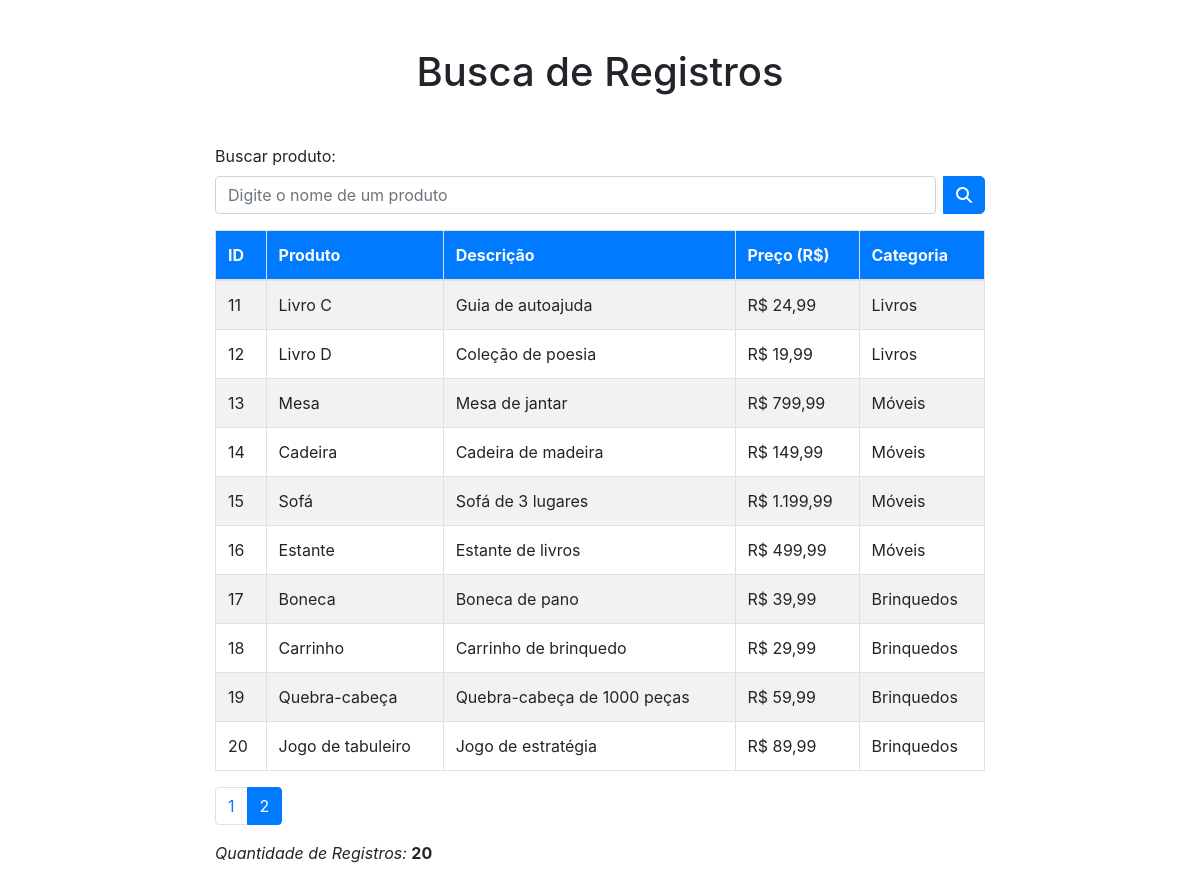
Screenshot of /?page=2 with the database file from the repository.
### tables this page shows
CREATE TABLE `produtos` (
  `id` int NOT NULL AUTO_INCREMENT,
  `nome` varchar(255) NOT NULL,
  `descricao` text,
  `preco` decimal(10,2) NOT NULL,
  `categoria_id` int DEFAULT NULL,
  PRIMARY KEY (`id`),
  KEY `categoria_id` (`categoria_id`),
  CONSTRAINT `produtos_ibfk_1` FOREIGN KEY (`categoria_id`) REFERENCES `categorias` (`id`)
);

CREATE TABLE `categorias` (
  `id` int NOT NULL AUTO_INCREMENT,
  `nome` varchar(255) NOT NULL,
  PRIMARY KEY (`id`)
);

### index.php (the view, shortened to what this page needs)
<?php require_once("templates/table.php");
?>
<!DOCTYPE html>
<html lang="pt-BR">
<head>
    <link rel="stylesheet" href="https://stackpath.bootstrapcdn.com/bootstrap/4.5.0/css/bootstrap.min.css">
    <link rel="stylesheet" href="https://cdnjs.cloudflare.com/ajax/libs/font-awesome/6.5.2/css/all.min.css" />
</head>
<body>
<h1 class="text-center mt-5">Busca de Registros</h1>
<div class="container mt-5">
    <form action="busca.php" method="get">
        <label>Buscar produto:</label>
        <div class="input-group">
            <input type="text" class="form-control" name="busca" style="border-radius: 4px;" placeholder="Digite o nome de um produto">
            <div class="input-group-append">
                <button type="submit" class="btn btn-primary ml-2" ><i class="fas fa-search" ></i></button>
            </div>
        </div>
    </form>
    <?php
    if (isset($_GET['busca_result'])) {
        $buscar_item = json_decode(urldecode($_GET['busca_result']), true);
        if (!empty($buscar_item)) {
            ?>
            <table class="table table-bordered table-striped table-condensed mt-3">
                <thead class="bg-primary text-light">
                    <tr>
                        <th scope="col">ID</th>
                        <th scope="col">Produto</th>
                        <th scope="col">Descrição</th>
                        <th scope="col">Preço (R$)</th>
                        <th scope="col">Categoria</th>
                    </tr>
                </thead>
                <tbody>
                    <?php foreach ($buscar_item as $item): ?>
                    <tr>
                        <td><?= $item["id"] ?></td>
                        <td><?= $item["produto"] ?></td>
                        <td><?= $item["descricao"] ?></td>
                        <td>R$ <?= number_format($item["preco"], 2, ',', '.') ?></td>
                        <td><?= $item["categoria"] ?></td>
                    </tr>
                    <?php endforeach; ?>
                </tbody>
            </table>
            <nav aria-label="Page navigation example">
                <ul class="pagination">
                    <?php paginate($total_pages, $page); ?>
                </ul>
            </nav>
            <p><i>Quantidade de Registros:</i> <b><?= $_GET['busca_result'] ? count($buscar_item): $total_records ?></b></p>
            <?php
        } else {
            ?>
            <div class="alert alert-info mt-3">
                <p>Nenhum resultado encontrado.</p>
            </div>
            <?php
        }
    } else {
        ?>
        <table class="table table-bordered table-striped table-condensed mt-3">
            <thead class="bg-primary text-light">
                <tr>
                    <th scope="col">ID</th>
                    <th scope="col">Produto</th>
                    <th scope="col">Descrição</th>
                    <th scope="col">Preço (R$)</th>
                    <th scope="col">Categoria</th>
                </tr>
            </thead>
            <tbody>
                <?php foreach ($paginated_table as $tabela): ?>
                <tr>
                    <td><?= $tabela["id"] ?></td>
                    <td><?= $tabela["produto"] ?></td>
                    <td><?= $tabela["descricao"] ?></td>
                    <td>R$ <?= number_format($tabela["preco"], 2, ',', '.') ?></td>
                    <td><?= $tabela["categoria"] ?></td>
                </tr>
                <?php endforeach; ?>
            </tbody>
        </table>
        <nav aria-label="Page navigation example">
    <ul class="pagination pagination-info">
    </ul>
</nav>
<p><i>Quantidade de Registros:</i> <b><?=  $total_records?></b></p>
        <?php
    }
    ?>
</div>
</body>
</html>

### index.php (style rules this page uses)
.container { width: 800px; }
.btn-primary { border-radius: 5px; }

### rows the page displays
produtos: id "11", nome "Livro C", descricao "Guia de autoajuda", preco "24,99", categoria.nome "Livros"
produtos: id "12", nome "Livro D", descricao "Coleção de poesia", preco "19,99", categoria.nome "Livros"
produtos: id "13", nome "Mesa", descricao "Mesa de jantar", preco "799,99", categoria.nome "Móveis"
produtos: id "14", nome "Cadeira", descricao "Cadeira de madeira", preco "149,99", categoria.nome "Móveis"
produtos: id "15", nome "Sofá", descricao "Sofá de 3 lugares", preco "1.199,99", categoria.nome "Móveis"
produtos: id "16", nome "Estante", descricao "Estante de livros", preco "499,99", categoria.nome "Móveis"
produtos: id "17", nome "Boneca", descricao "Boneca de pano", preco "39,99", categoria.nome "Brinquedos"
produtos: id "18", nome "Carrinho", descricao "Carrinho de brinquedo", preco "29,99", categoria.nome "Brinquedos"
produtos: id "19", nome "Quebra-cabeça", descricao "Quebra-cabeça de 1000 peças", preco "59,99", categoria.nome "Brinquedos"
produtos: id "20", nome "Jogo de tabuleiro", descricao "Jogo de estratégia", preco "89,99", categoria.nome "Brinquedos"

### other values shown
$total_records "20"
